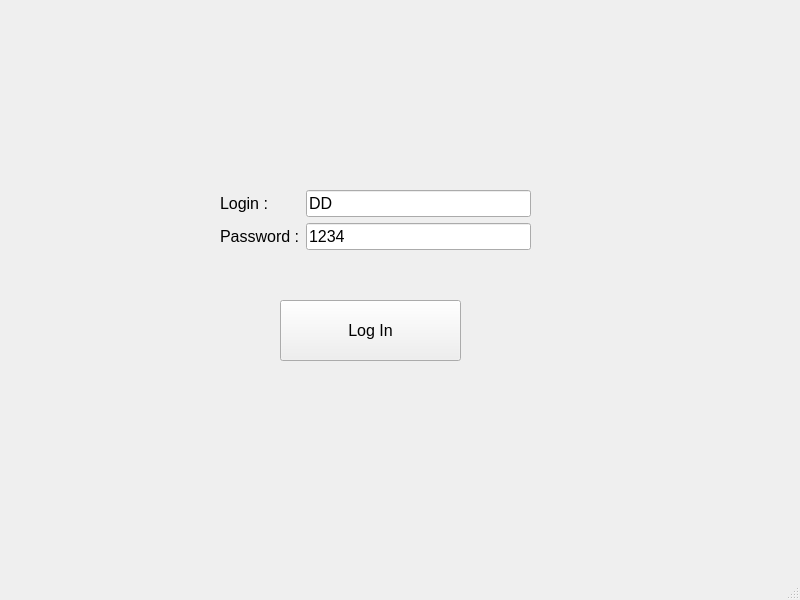
<?xml version="1.0" encoding="UTF-8"?>
<ui version="4.0">
 <class>LoginWindow</class>
 <widget class="QMainWindow" name="LoginWindow">
  <property name="geometry">
   <rect>
    <x>0</x>
    <y>0</y>
    <width>800</width>
    <height>600</height>
   </rect>
  </property>
  <property name="font">
   <font>
    <pointsize>12</pointsize>
   </font>
  </property>
  <property name="windowTitle">
   <string>MainWindow</string>
  </property>
  <widget class="QWidget" name="centralwidget">
   <widget class="QPushButton" name="btn_Log_In">
    <property name="geometry">
     <rect>
      <x>280</x>
      <y>300</y>
      <width>181</width>
      <height>61</height>
     </rect>
    </property>
    <property name="text">
     <string>Log In</string>
    </property>
   </widget>
   <widget class="QWidget" name="layoutWidget">
    <property name="geometry">
     <rect>
      <x>220</x>
      <y>190</y>
      <width>311</width>
      <height>69</height>
     </rect>
    </property>
    <layout class="QFormLayout" name="formLayout">
     <item row="0" column="0">
      <widget class="QLabel" name="lbl_Login">
       <property name="text">
        <string>Login :</string>
       </property>
       <property name="buddy">
        <cstring>txt_Login</cstring>
       </property>
      </widget>
     </item>
     <item row="0" column="1">
      <widget class="QLineEdit" name="txt_Login">
       <property name="text">
        <string>DD</string>
       </property>
      </widget>
     </item>
     <item row="1" column="0">
      <widget class="QLabel" name="lbl_Pwd">
       <property name="text">
        <string>Password :</string>
       </property>
       <property name="buddy">
        <cstring>txtx_Pwd</cstring>
       </property>
      </widget>
     </item>
     <item row="1" column="1">
      <widget class="QLineEdit" name="txtx_Pwd">
       <property name="text">
        <string>1234</string>
       </property>
      </widget>
     </item>
    </layout>
   </widget>
  </widget>
  <widget class="QMenuBar" name="menubar">
   <property name="geometry">
    <rect>
     <x>0</x>
     <y>0</y>
     <width>800</width>
     <height>21</height>
    </rect>
   </property>
  </widget>
  <widget class="QStatusBar" name="statusbar"/>
 </widget>
 <resources/>
 <connections/>
</ui>
